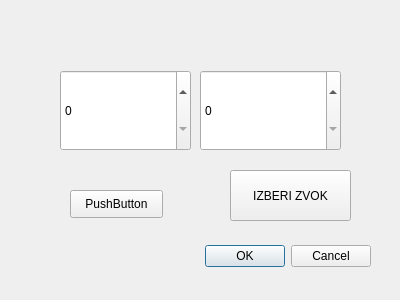
<?xml version="1.0" encoding="UTF-8"?>
<ui version="4.0">
    <class>Dialog</class>
    <widget class="QDialog" name="Dialog">
        <property name="geometry">
            <rect>
                <x>0</x>
                <y>0</y>
                <width>400</width>
                <height>300</height>
            </rect>
        </property>
        <property name="windowTitle">
            <string>Dialog</string>
        </property>
        <widget class="QDialogButtonBox" name="buttonBox">
            <property name="geometry">
                <rect>
                    <x>30</x>
                    <y>240</y>
                    <width>341</width>
                    <height>32</height>
                </rect>
            </property>
            <property name="orientation">
                <enum>Qt::Horizontal</enum>
            </property>
            <property name="standardButtons">
                <set>QDialogButtonBox::Cancel|QDialogButtonBox::Ok</set>
            </property>
        </widget>
        <widget class="QSpinBox" name="sbsec">
            <property name="geometry">
                <rect>
                    <x>200</x>
                    <y>70</y>
                    <width>141</width>
                    <height>81</height>
                </rect>
            </property>
        </widget>
        <widget class="QSpinBox" name="sbmin">
            <property name="geometry">
                <rect>
                    <x>60</x>
                    <y>70</y>
                    <width>131</width>
                    <height>81</height>
                </rect>
            </property>
        </widget>
        <widget class="QPushButton" name="btzacni">
            <property name="geometry">
                <rect>
                    <x>70</x>
                    <y>190</y>
                    <width>93</width>
                    <height>28</height>
                </rect>
            </property>
            <property name="text">
                <string>PushButton</string>
            </property>
        </widget>
        <widget class="QToolButton" name="btizberizvok">
            <property name="geometry">
                <rect>
                    <x>230</x>
                    <y>170</y>
                    <width>121</width>
                    <height>51</height>
                </rect>
            </property>
            <property name="text">
                <string>IZBERI ZVOK</string>
            </property>
        </widget>
    </widget>
    <resources/>
    <connections>
        <connection>
            <sender>buttonBox</sender>
            <signal>accepted()</signal>
            <receiver>Dialog</receiver>
            <slot>accept()</slot>
            <hints>
                <hint type="sourcelabel">
                    <x>248</x>
                    <y>254</y>
                </hint>
                <hint type="destinationlabel">
                    <x>157</x>
                    <y>274</y>
                </hint>
            </hints>
        </connection>
        <connection>
            <sender>buttonBox</sender>
            <signal>rejected()</signal>
            <receiver>Dialog</receiver>
            <slot>reject()</slot>
            <hints>
                <hint type="sourcelabel">
                    <x>316</x>
                    <y>260</y>
                </hint>
                <hint type="destinationlabel">
                    <x>286</x>
                    <y>274</y>
                </hint>
            </hints>
        </connection>
    </connections>
</ui>
